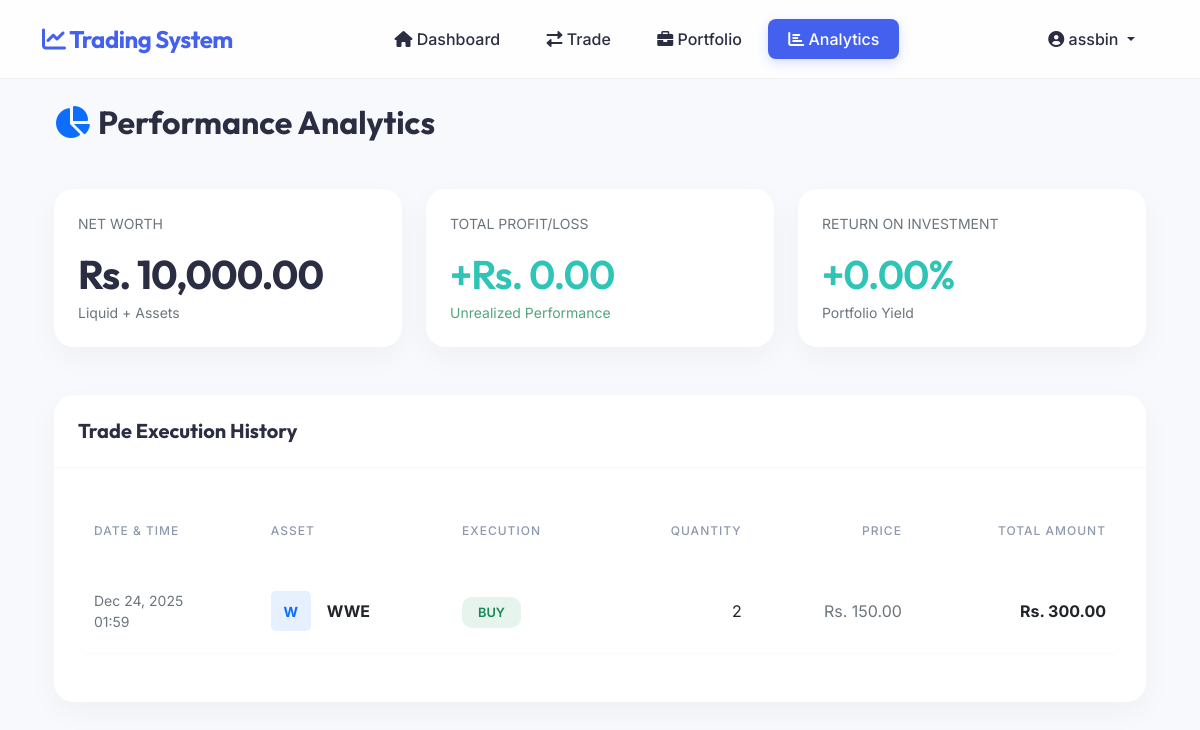
Page /analytics/ (signed in) on the committed database.
### trading/models.py (models this page shows, shortened)
class Trade(models.Model):
    TRADE_TYPES = [
        ('BUY', 'Buy'),
        ('SELL', 'Sell'),
    ]
    user = models.ForeignKey(User, on_delete=models.CASCADE)
    stock = models.ForeignKey(Stock, on_delete=models.CASCADE)
    trade_type = models.CharField(max_length=4, choices=TRADE_TYPES)
    quantity = models.IntegerField()
    price = models.DecimalField(max_digits=10, decimal_places=2)
    timestamp = models.DateTimeField(auto_now_add=True)
    @property
    def total_value(self):
        return self.quantity * self.price

class Stock(models.Model):
    symbol = models.CharField(max_length=10, unique=True)
    name = models.CharField(max_length=100)
    current_price = models.DecimalField(max_digits=10, decimal_places=2)
    previous_close = models.DecimalField(max_digits=10, decimal_places=2, default=0)
    last_updated = models.DateTimeField(auto_now=True)

### trading/views.py (the view, shortened to what this page needs)
# urls.py: path('analytics/', trading_views.analytics_view, name='analytics'),
@login_required
def analytics_view(request):
    trades = Trade.objects.filter(user=request.user).order_by('-timestamp')
    total_trades = trades.count()
    buy_trades = trades.filter(trade_type='BUY').count()
    sell_trades = trades.filter(trade_type='SELL').count()
    profitable_trades = 0
    total_profit = Decimal('0.00')
    win_rate = (profitable_trades / sell_trades * 100) if sell_trades > 0 else 0
    portfolio_items = Portfolio.objects.filter(user=request.user)
    total_invested = sum(item.quantity * item.average_buy_price for item in portfolio_items)
    total_current = sum(item.quantity * item.stock.current_price for item in portfolio_items)
    portfolio_return = total_current - total_invested
    portfolio_return_percentage = (portfolio_return / total_invested * 100) if total_invested > 0 else 0
    months = []
    for i in range(6, -1, -1):
        month_date = datetime.now() - timedelta(days=30*i)
        month_name = month_date.strftime('%b')
        performance = random.randint(-10, 20)
        months.append({
            'month': month_name,
            'performance': performance,
            'color': 'success' if performance > 0 else 'danger'
        })
    most_traded = trades.values('stock__symbol').annotate(
        count=Count('id'),
        total_volume=Sum('quantity')
    ).order_by('-count')[:5]
    context = {
        'trades': trades[:20],
        'total_trades': total_trades,
        'buy_trades': buy_trades,
        'sell_trades': sell_trades,
        'win_rate': win_rate,
        'total_profit': total_profit,
        'profit_loss': portfolio_return,
        'profit_loss_percentage': portfolio_return_percentage,
        'total_portfolio_value': total_current + request.user.profile.balance,
        'months': months,
        'most_traded': most_traded,
        'balance': request.user.profile.balance,
    }
    return render(request, 'trading/analytics.html', context)

### templates/trading/analytics.html
{% extends 'base.html' %}
{% load humanize %}
{% load custom_filters %}
{% block content %}
<div class="container-fluid py-4">
    <div class="row mb-5">
        <div class="col-md-12">
            <h2 class="mb-0"><i class="fas fa-chart-pie me-2 text-primary"></i>Performance Analytics</h2>
        </div>
    </div>
    <div class="row g-4 mb-5">
        <div class="col-xl-4 col-md-6">
            <div class="card border-0 h-100">
                <div class="card-body dashboard-stat-card d-flex flex-column justify-content-center">
                    <div class="text-muted small fw-600 text-uppercase mb-2">Net Worth</div>
                    <h3 class="mb-1">Rs. {{ total_portfolio_value|floatformat:2|intcomma }}</h3>
                    <div class="text-muted small">Liquid + Assets</div>
                </div>
            </div>
        </div>
        <div class="col-xl-4 col-md-6">
            <div class="card border-0 h-100">
                <div class="card-body dashboard-stat-card d-flex flex-column justify-content-center">
                    <div class="text-muted small fw-600 text-uppercase mb-2">Total Profit/Loss</div>
                    <h3 class="mb-1 {% if profit_loss >= 0 %}positive-value{% else %}negative-value{% endif %}">
                        {% if profit_loss >= 0 %}+{% endif %}Rs. {{ profit_loss|floatformat:2|intcomma }}
                    </h3>
                    <div
                        class="small fw-600 {% if profit_loss >= 0 %}text-success{% else %}text-danger{% endif %} text-opacity-75">
                        Unrealized Performance</div>
                </div>
            </div>
        </div>
        <div class="col-xl-4 col-md-6">
            <div class="card border-0 h-100">
                <div class="card-body dashboard-stat-card d-flex flex-column justify-content-center">
                    <div class="text-muted small fw-600 text-uppercase mb-2">Return on Investment</div>
                    <h3
                        class="mb-1 {% if profit_loss_percentage >= 0 %}positive-value{% else %}negative-value{% endif %}">
                        {% if profit_loss_percentage >= 0 %}+{% endif %}{{ profit_loss_percentage|floatformat:2 }}%
                    </h3>
                    <div class="text-muted small">Portfolio Yield</div>
                </div>
            </div>
        </div>
    </div>
    <div class="row">
        <div class="col-md-12">
            <div class="card border-0">
                <div class="card-header">
                    <h5 class="mb-0">Trade Execution History</h5>
                </div>
                <div class="card-body">
                    {% if trades %}
                    <div class="table-responsive">
                        <table class="table align-middle">
                            <thead>
                                <tr>
                                    <th>Date & Time</th>
                                    <th>Asset</th>
                                    <th>Execution</th>
                                    <th class="text-end">Quantity</th>
                                    <th class="text-end">Price</th>
                                    <th class="text-end">Total Amount</th>
                                </tr>
                            </thead>
                            <tbody>
                                {% for trade in trades %}
                                <tr>
                                    <td class="text-muted small">{{ trade.timestamp|date:"M d, Y" }} <br> {{ trade.timestamp|date:"H:i" }}</td>
                                    <td>
                                        <div class="d-flex align-items-center">
                                            <div class="bg-primary bg-opacity-10 text-primary p-2 rounded-3 me-3"
                                                style="width: 40px; height: 40px; display: flex; align-items: center; justify-content: center;">
                                                <span class="fw-bold small">{{ trade.stock.symbol|slice:":1" }}</span>
                                            </div>
                                            <div class="fw-bold">{{ trade.stock.symbol }}</div>
                                        </div>
                                    </td>
                                    <td>
                                        {% if trade.trade_type == 'BUY' %}
                                        <span class="badge-premium bg-success bg-opacity-10 text-success">BUY</span>
                                        {% else %}
                                        <span class="badge-premium bg-danger bg-opacity-10 text-danger">SELL</span>
                                        {% endif %}
                                    </td>
                                    <td class="text-end fw-500">{{ trade.quantity|intcomma }}</td>
                                    <td class="text-end text-muted">Rs. {{ trade.price|floatformat:2|intcomma }}</td>
                                    <td class="text-end fw-bold">Rs. {{ trade.total_value|floatformat:2|intcomma }}</td>
                                </tr>
                                {% endfor %}
                            </tbody>
                        </table>
                    </div>
                    {% else %}
                    <div class="text-center py-5">
                        <i class="fas fa-history fa-4x text-muted mb-3 opacity-25"></i>
                        <h5 class="text-muted">No trade history yet</h5>
                        <p class="text-muted">Once you execute trades, they will appear here.</p>
                    </div>
                    {% endif %}
                </div>
            </div>
        </div>
    </div>
</div>
{% endblock %}

### templates/base.html (shortened to what this page needs)
{% load humanize %}
<!DOCTYPE html>
<html lang="en">
<head>
    <link href="https://cdn.jsdelivr.net/npm/bootstrap@5.1.3/dist/css/bootstrap.min.css" rel="stylesheet">
    <link href="https://cdnjs.cloudflare.com/ajax/libs/font-awesome/6.0.0/css/all.min.css" rel="stylesheet">
</head>
<body>
    <nav class="navbar navbar-expand-lg navbar-light bg-white">
        <div class="container">
            <a class="navbar-brand" href="{% url 'dashboard' %}">
                <i class="fas fa-chart-line"></i> Trading System
            </a>
            <div class="collapse navbar-collapse" id="navbarNav">
                <ul class="navbar-nav mx-auto">
                    {% if user.is_authenticated %}
                    <li class="nav-item">
                        <a class="nav-link {% if request.path == '/' %}active{% endif %}" href="{% url 'dashboard' %}">
                            <i class="fas fa-home"></i> Dashboard
                        </a>
                    </li>
                    <li class="nav-item">
                        <a class="nav-link {% if request.path == '/trade/' %}active{% endif %}"
                            href="{% url 'trade' %}">
                            <i class="fas fa-exchange-alt"></i> Trade
                        </a>
                    </li>
                    <li class="nav-item">
                        <a class="nav-link {% if request.path == '/portfolio/' %}active{% endif %}"
                            href="{% url 'portfolio' %}">
                            <i class="fas fa-briefcase"></i> Portfolio
                        </a>
                    </li>
                    <li class="nav-item">
                        <a class="nav-link {% if request.path == '/analytics/' %}active{% endif %}"
                            href="{% url 'analytics' %}">
                            <i class="fas fa-chart-bar"></i> Analytics
                        </a>
                    </li>
                    {% endif %}
                </ul>
                <ul class="navbar-nav">
                    {% if user.is_authenticated %}
                    <li class="nav-item dropdown">
                        <a class="nav-link dropdown-toggle" href="#" id="navbarDropdown" role="button"
                            data-bs-toggle="dropdown">
                            <i class="fas fa-user-circle"></i> {{ user.username }}
                        </a>
                    </li>
                    {% endif %}
                </ul>
            </div>
        </div>
    </nav>
    <div class="container content">
        {% block content %}{% endblock %}
    </div>
</body>
</html>

### templates/base.html (style rules this page uses)
:root { --primary-color: #4361ee; --primary-gradient: linear-gradient(135deg, #4361ee, #4895ef); --success-color: #2ec4b6; --success-gradient: linear-gradient(135deg, #2ec4b6, #cbf3f0); --danger-color: #e63946; --danger-gradient: linear-gradient(135deg, #e63946, #ffb3c1); --card-shadow: 0 10px 30px rgba(0, 0, 0, 0.04); --hover-shadow: 0 15px 35px rgba(67, 97, 238, 0.1); --bg-body: #f7f9fc; --text-main: #2b2d42; --text-muted: #8d99ae; }
body { background-color: var(--bg-body); font-family: 'Inter', sans-serif; color: var(--text-main); overflow-x: hidden; }
h1, h2, h3, h4, h5, h6, .navbar-brand { font-family: 'Outfit', sans-serif; font-weight: 700; }
.navbar { background: rgba(255, 255, 255, 0.8) !important; backdrop-filter: blur(10px); border-bottom: 1px solid rgba(0, 0, 0, 0.05); padding: 1rem 0; position: sticky; top: 0; z-index: 1000; }
.navbar-brand { font-size: 1.5rem; color: var(--primary-color) !important; letter-spacing: -0.5px; }
.nav-link { font-weight: 500; color: var(--text-main) !important; padding: 0.5rem 1.25rem !important; border-radius: 8px; transition: all 0.3s ease; margin: 0 0.2rem; }
.nav-link.active { background: var(--primary-color); color: white !important; box-shadow: 0 4px 12px rgba(67, 97, 238, 0.2); }
.card { border: none; border-radius: 20px; box-shadow: var(--card-shadow); transition: all 0.3s cubic-bezier(0.4, 0, 0.2, 1); overflow: hidden; background: #fff; }
.card-header { background: transparent !important; border-bottom: 1px solid rgba(0, 0, 0, 0.03) !important; padding: 1.5rem; font-weight: 600; color: var(--text-main); }
.card-body { padding: 1.5rem; }
.badge-premium { padding: 0.5rem 1rem; border-radius: 10px; font-weight: 600; font-size: 0.8rem; }
.table { border-collapse: separate; border-spacing: 0 10px; }
.table tr { transition: all 0.2s ease; }
.table tbody tr { background: white; box-shadow: 0 2px 10px rgba(0, 0, 0, 0.02); border-radius: 12px; }
.table td, .table th { padding: 1.25rem 1rem; border: none; vertical-align: middle; }
.table thead th { color: var(--text-muted); font-weight: 500; text-transform: uppercase; font-size: 0.75rem; letter-spacing: 1px; border: none; }
.table tbody tr td:first-child { border-radius: 12px 0 0 12px; }
.table tbody tr td:last-child { border-radius: 0 12px 12px 0; }
.positive-value { color: var(--success-color); font-weight: 600; }
.dashboard-stat-card h3 { font-size: 2.5rem; margin: 0.5rem 0; letter-spacing: -1px; }

### rows in the picture
Trade: timestamp "Dec 24, 2025", timestamp "01:59", stock.symbol "W", stock.symbol "WWE", trade_type "BUY", quantity "2", price "150.00", total_value "300.00"

### other values in the picture
{{ user.username }} "assbin"
{{ total_portfolio_value|floatformat:2|intcomma }} "10,000.00"
{{ profit_loss|floatformat:2|intcomma }} "0.00"
{{ profit_loss_percentage|floatformat:2 }} "0.00"
